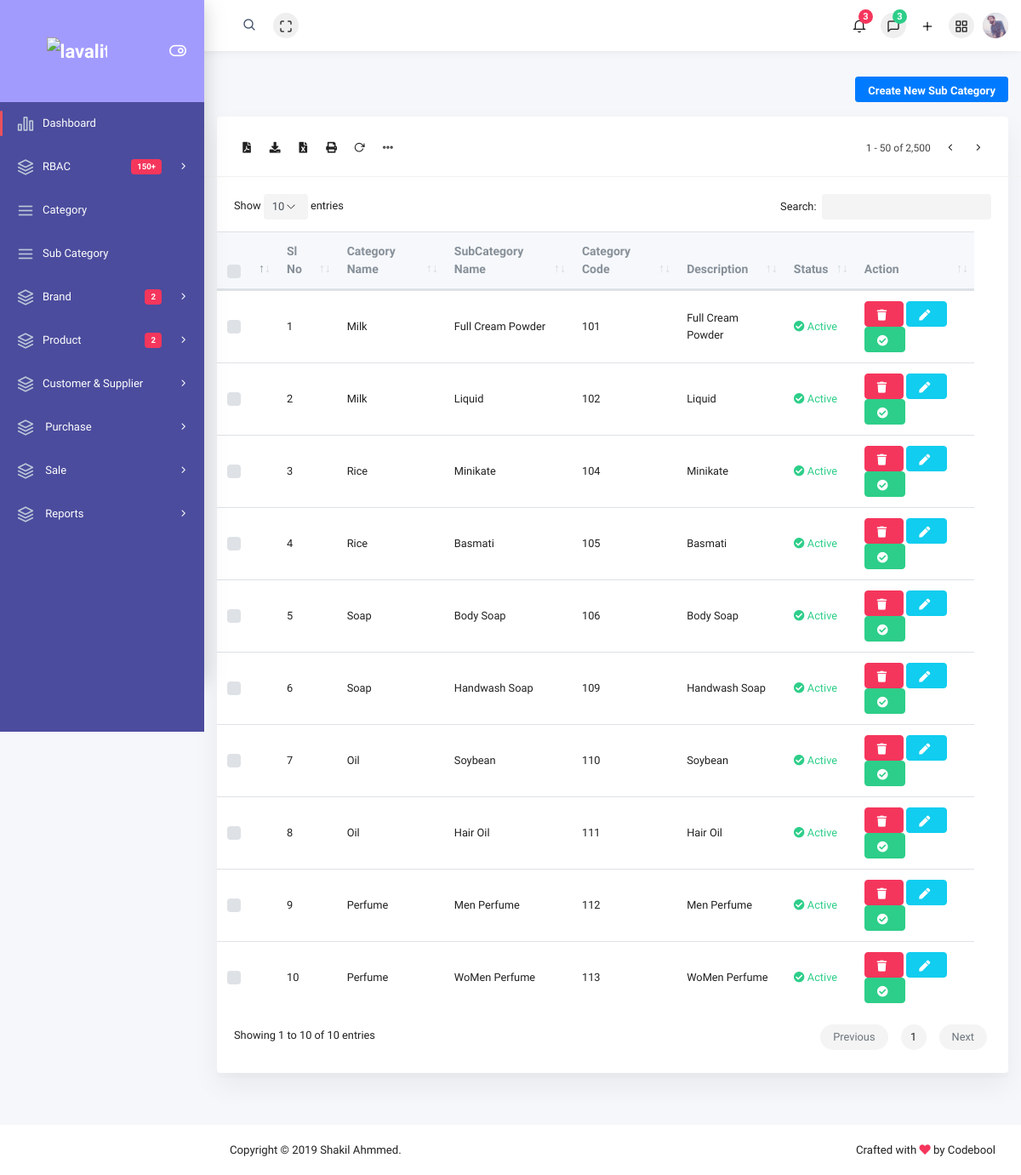
Before: /backend/sub_category (signed in) with the older database file.
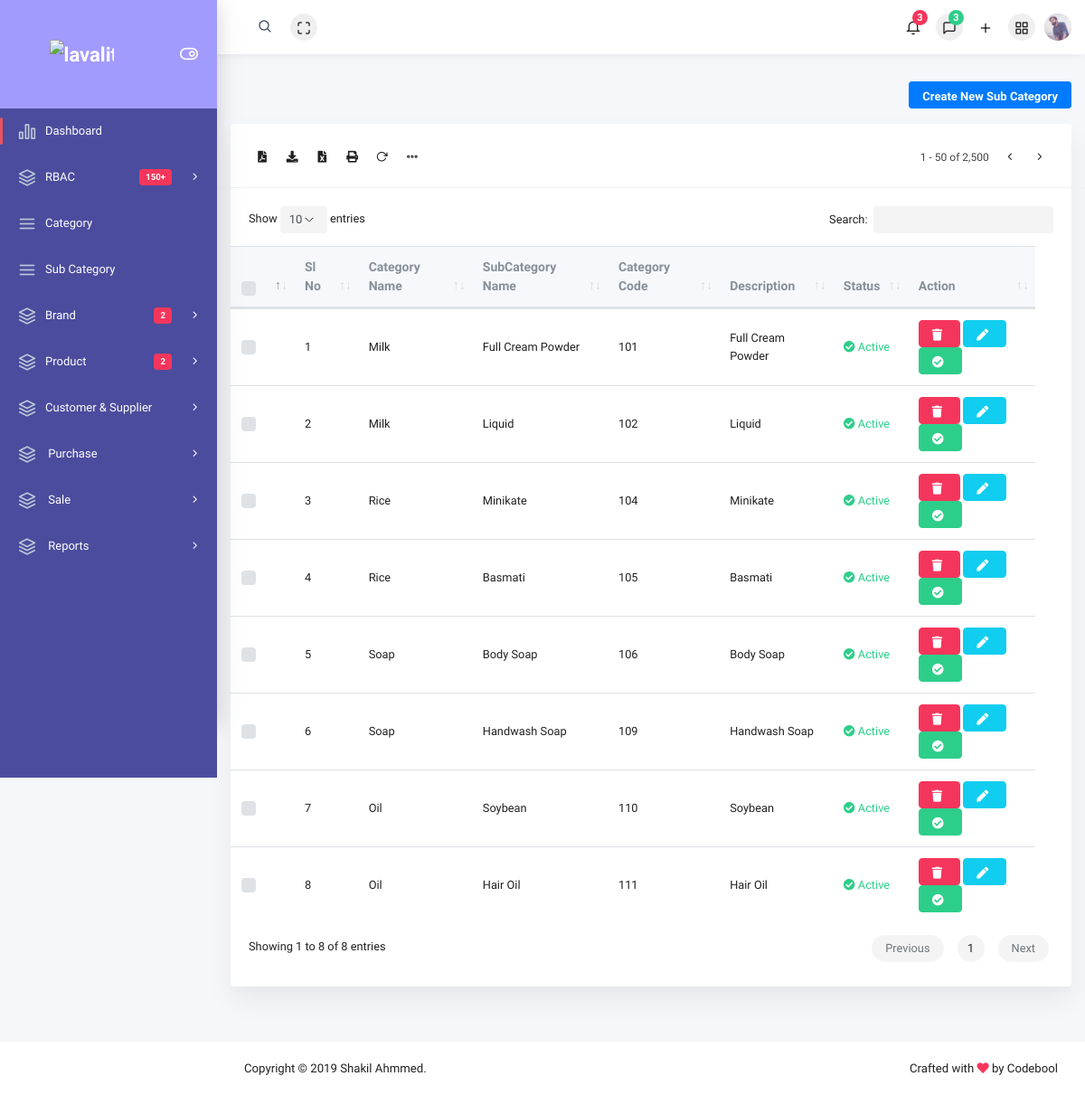
After: the same page with the newer database file.
### backend/models.py (models this page shows)
class SubCategory(models.Model):
    category_name = models.ForeignKey(Category, on_delete=models.CASCADE,default=1)
    sub_category_name = models.CharField(max_length=50, unique=True)
    sub_category_code = models.IntegerField(unique=True)
    sub_category_description = models.TextField()
    sub_category_status = models.CharField(max_length=20)
    created_at = models.DateTimeField(auto_now_add=True)
    updated_at = models.DateTimeField(auto_now=True)

class Category(models.Model):
    category_name = models.CharField(max_length=50, unique=True)
    category_code = models.IntegerField(unique=True)
    category_description = models.TextField()
    category_status = models.CharField(max_length=20)
    created_at = models.DateTimeField(auto_now_add=True)
    updated_at = models.DateTimeField(auto_now=True)
    def __str__(self):
        return self.category_name

### backend/sub_category_views.py (the view)
# urls.py: path('sub_category', sub_category_views.sub_category, name="sub_category"),
@login_required
def sub_category(request):
    sub_category_data = SubCategory.objects.all()
    if request.method == 'POST':
        form = SubCategoryForm(request.POST)
        if form.is_valid():
            form.save()
            messages.success(request, 'Sub Category Added Successfully')
            return HttpResponseRedirect(reverse('sub_category'))
    else:
        form = SubCategoryForm()
    context = {
        'form': form,
        'sub_category_data': sub_category_data
    }
    return render(request, 'backend/Subcategory/sub_category.html', context)

### templates/backend/Subcategory/sub_category.html (shortened to what this page needs)
{% extends 'backend/index.html' %}
{% block maincontent %}
<div class="main-content">
                        <button type="button" class="pop_up btn btn-primary btn-sm" data-toggle="modal" data-target="#exampleModal">
                         Create New Sub Category
                        </button>
                       <div class="card custom_card_table">
                            <div class="card-header row">
                                <div class="col col-sm-3">
                                    <div class="card-options d-inline-block">
                                        <a href="{% url 'sub_category_pdf' %}" target="_blank"><i class="fa fa-file-pdf"></i></a>
                                        <a href="{% url 'sub_category_pdf_download' %}" target="_blank"><i class="fa fa-download"></i></a>
                                        <a href="{% url 'sub_export_data_csv' %}"><i class="fa fa-file-excel"></i></a>
                                        <a href="#" id="print"><i class="fa fa-print" ></i></a>
                                        <a href="{% url 'sub_category' %}"><i class="ik ik-rotate-cw"></i></a>
                                        <div class="dropdown d-inline-block">
                                            <a class="nav-link dropdown-toggle" href="#" id="moreDropdown" role="button" data-toggle="dropdown" aria-haspopup="true" aria-expanded="false"><i class="ik ik-more-horizontal"></i></a>
                                        </div>
                                    </div>
                                </div>
                                <div class="col col-sm-6">
                                </div>
                                <div class="col col-sm-3">
                                    <div class="card-options text-right">
                                        <span class="mr-5" id="top">1 - 50 of 2,500</span>
                                        <a href="#"><i class="ik ik-chevron-left"></i></a>
                                        <a href="#"><i class="ik ik-chevron-right"></i></a>
                                    </div>
                                </div>
                            </div>
                            <div class="card-body">
                                <table id="advanced_table" class="table" style="width: 100% !important;">
                                    <thead>
                                        <tr>
                                            <th class="nosort" width="10">
                                                <label class="custom-control custom-checkbox m-0">
                                                    <span class="custom-control-label">&nbsp;</span>
                                                </label>
                                            </th>
                                            <th>Sl No</th>
                                            <th>Category Name</th>
                                            <th>SubCategory Name</th>
                                            <th>Category Code</th>
                                            <th>Description</th>
                                            <th>Status</th>
                                            <th>Action</th>
                                        </tr>
                                    </thead>
                                    <tbody>
                                    {% for sub_category_data_value in sub_category_data%}
                                        <tr>
                                            <td>
                                                <label class="custom-control custom-checkbox">
                                                    <span class="custom-control-label">&nbsp;</span>
                                                </label>
                                            </td>
                                            <td>{{forloop.counter}}</td>
                                            <td>{{sub_category_data_value.category_name}}</td>
                                            <td>{{sub_category_data_value.sub_category_name}}</td>
                                            <td>{{sub_category_data_value.sub_category_code}}</td>
                                            <td>{{sub_category_data_value.sub_category_description | slice:"20"}}</td>
                                            <td>
                                                {% if sub_category_data_value.sub_category_status == 'Active'  %}
                                                    <span class="text-success"><i class="fa fa-check-circle"></i>&nbsp;{{sub_category_data_value.sub_category_status}}</span>
                                                {% else %}
                                                    <span class="text-danger"><i class="fa fa-times-circle"></i>&nbsp;{{sub_category_data_value.sub_category_status}}</span>
                                                {% endif %}
                                            </td>
                                            <td>
                                                <a href="{% url 'sub_category_delete' sub_category_data_value.pk %}">
                                                    <button class="btn btn-danger trash"><i class="fa fa-trash"></i></button>
                                                </a>
                                                <a href="{% url 'sub_category_edit' sub_category_data_value.pk %}">
                                                    <button class="btn btn-info"><i class="fa fa-pen"></i></button>
                                                </a>
                                                <a href="{% url 'sub_category_status'  sub_category_data_value.pk %}">
                                                {% if sub_category_data_value.category_status == 'Active'  %}
                                                     <button class="btn btn-warning"><i class="fa fa-times-circle"></i></button>
                                                {% else %}
                                                    <button class="btn btn-success"><i class="fa fa-check-circle"></i></button>
                                                {% endif %}
                                                </a>
                                            </td>
                                        </tr>
                                    {% endfor %}
                                    </tbody>
                                </table>
                            </div>
                        </div>
                </div>
{% endblock maincontent %}

Changed rows visible on the page:
removed SubCategory: category_name "Perfume", sub_category_name "Men Perfume", sub_category_code "112", sub_category_description "Men Perfume", sub_category_status "Active"
removed SubCategory: category_name "Perfume", sub_category_name "WoMen Perfume", sub_category_code "113", sub_category_description "WoMen Perfume", sub_category_status "Active"
Other visible differences:
text written by a page script: "Show entries Search: Showing 1 to 10 of 10 entries Previous 1 Next" → "Show entries Search: Showing 1 to 8 of 8 entries Previous 1 Next"
